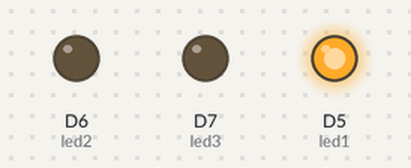
Simulated run of this sketch. Board: ESP8266 (NodeMCU). Parts: output pins drawn as LEDs (lit = HIGH).

Above: at 0.2 s.
At 1.2 s:
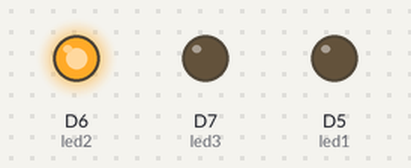
At 2.2 s:
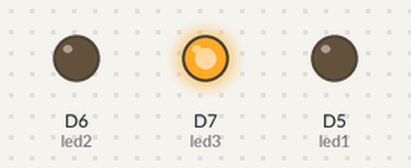
At 5.7 s:
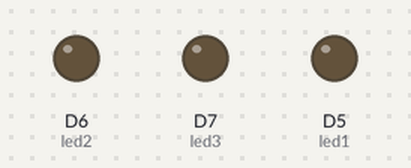
Timing chart, 0 to 6.9 s (numbered marks = the images above):
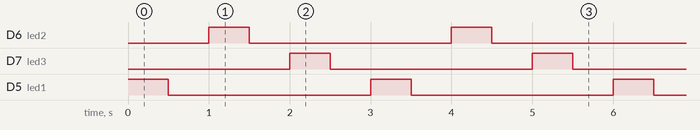

Measured:
- by itself, D6 (led2), D7 (led3), D5 (led1): alternates HIGH for 0.50 s and LOW for 2.5 s
- by itself, everything shown: repeats every 3.0 s, in 6 steps

The sketch:

RGB-led.ino
```cpp
#define led1 D5
#define led2 D6
#define led3 D7
void setup() {
  // put your setup code here, to run once:
  pinMode(led1, OUTPUT);
  pinMode(led2,OUTPUT);
  pinMode(led3,OUTPUT);

}

void loop() {
  // put your main code here, to run repeatedly:
  digitalWrite(led1, HIGH);
  delay(500);
  digitalWrite(led1,LOW);
  delay(500);
  digitalWrite(led2, HIGH);
  delay(500);
  digitalWrite(led2,LOW);
  delay(500);
  digitalWrite(led3, HIGH);
  delay(500);
  digitalWrite(led3,LOW);
  delay(500);
}
```
